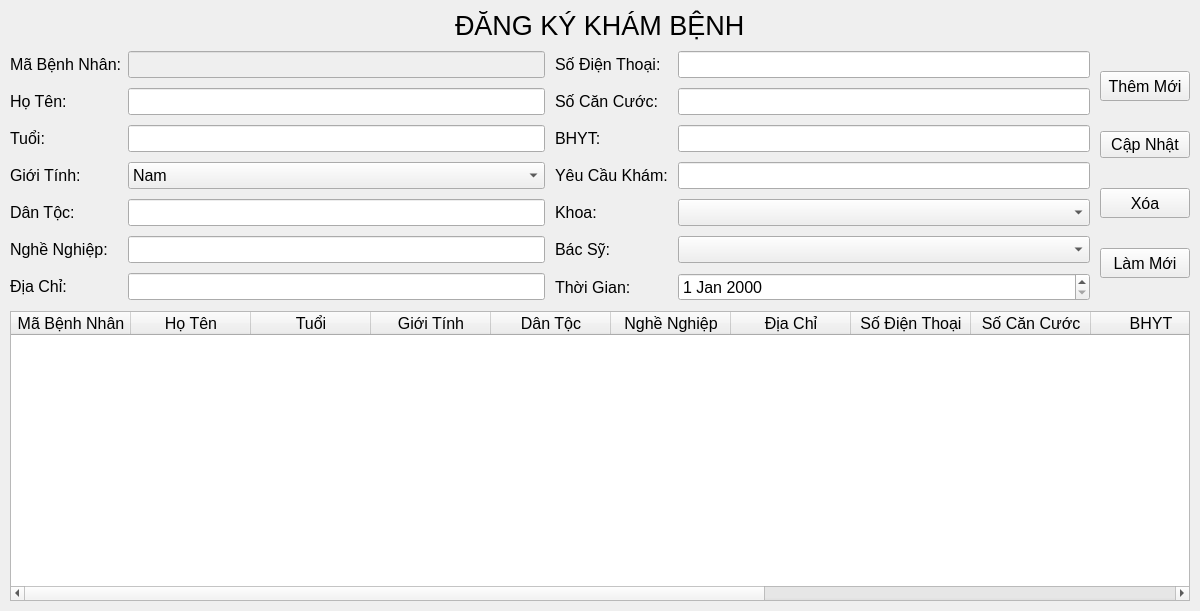
<?xml version="1.0" encoding="UTF-8"?>
<ui version="4.0">
 <class>MedicalRegister</class>
 <widget class="QFrame" name="MedicalRegister">
  <property name="geometry">
   <rect>
    <x>0</x>
    <y>0</y>
    <width>1200</width>
    <height>611</height>
   </rect>
  </property>
  <property name="windowTitle">
   <string>Frame</string>
  </property>
  <layout class="QVBoxLayout" name="verticalLayout_2">
   <property name="spacing">
    <number>10</number>
   </property>
   <property name="leftMargin">
    <number>10</number>
   </property>
   <property name="topMargin">
    <number>10</number>
   </property>
   <property name="rightMargin">
    <number>10</number>
   </property>
   <property name="bottomMargin">
    <number>10</number>
   </property>
   <item>
    <layout class="QHBoxLayout" name="horizontalLayout" stretch="0,0,0">
     <item>
      <spacer name="horizontalSpacer">
       <property name="orientation">
        <enum>Qt::Horizontal</enum>
       </property>
       <property name="sizeHint" stdset="0">
        <size>
         <width>40</width>
         <height>20</height>
        </size>
       </property>
      </spacer>
     </item>
     <item>
      <widget class="QLabel" name="label">
       <property name="font">
        <font>
         <pointsize>20</pointsize>
        </font>
       </property>
       <property name="text">
        <string>ĐĂNG KÝ KHÁM BỆNH</string>
       </property>
      </widget>
     </item>
     <item>
      <spacer name="horizontalSpacer_2">
       <property name="orientation">
        <enum>Qt::Horizontal</enum>
       </property>
       <property name="sizeHint" stdset="0">
        <size>
         <width>40</width>
         <height>20</height>
        </size>
       </property>
      </spacer>
     </item>
    </layout>
   </item>
   <item>
    <layout class="QHBoxLayout" name="horizontalLayout_2">
     <item>
      <layout class="QFormLayout" name="formLayout">
       <property name="horizontalSpacing">
        <number>6</number>
       </property>
       <property name="verticalSpacing">
        <number>10</number>
       </property>
       <property name="topMargin">
        <number>0</number>
       </property>
       <item row="0" column="0">
        <widget class="QLabel" name="label_3">
         <property name="font">
          <font>
           <pointsize>12</pointsize>
          </font>
         </property>
         <property name="text">
          <string>Mã Bệnh Nhân:</string>
         </property>
        </widget>
       </item>
       <item row="1" column="0">
        <widget class="QLabel" name="label_4">
         <property name="font">
          <font>
           <pointsize>12</pointsize>
          </font>
         </property>
         <property name="text">
          <string>Họ Tên:</string>
         </property>
        </widget>
       </item>
       <item row="2" column="0">
        <widget class="QLabel" name="label_5">
         <property name="font">
          <font>
           <pointsize>12</pointsize>
          </font>
         </property>
         <property name="text">
          <string>Tuổi:</string>
         </property>
        </widget>
       </item>
       <item row="3" column="0">
        <widget class="QLabel" name="label_6">
         <property name="font">
          <font>
           <pointsize>12</pointsize>
          </font>
         </property>
         <property name="text">
          <string>Giới Tính:</string>
         </property>
        </widget>
       </item>
       <item row="4" column="0">
        <widget class="QLabel" name="label_7">
         <property name="font">
          <font>
           <pointsize>12</pointsize>
          </font>
         </property>
         <property name="text">
          <string>Dân Tộc:</string>
         </property>
        </widget>
       </item>
       <item row="5" column="0">
        <widget class="QLabel" name="label_8">
         <property name="font">
          <font>
           <pointsize>12</pointsize>
          </font>
         </property>
         <property name="text">
          <string>Nghề Nghiệp:</string>
         </property>
        </widget>
       </item>
       <item row="6" column="0">
        <widget class="QLabel" name="label_16">
         <property name="font">
          <font>
           <pointsize>12</pointsize>
          </font>
         </property>
         <property name="text">
          <string>Địa Chỉ:</string>
         </property>
        </widget>
       </item>
       <item row="0" column="1">
        <widget class="QLineEdit" name="txtIDPatient">
         <property name="enabled">
          <bool>false</bool>
         </property>
         <property name="font">
          <font>
           <pointsize>12</pointsize>
          </font>
         </property>
        </widget>
       </item>
       <item row="1" column="1">
        <widget class="QLineEdit" name="txtFullName">
         <property name="font">
          <font>
           <pointsize>12</pointsize>
          </font>
         </property>
        </widget>
       </item>
       <item row="2" column="1">
        <widget class="QLineEdit" name="txtOld">
         <property name="font">
          <font>
           <pointsize>12</pointsize>
          </font>
         </property>
        </widget>
       </item>
       <item row="3" column="1">
        <widget class="QComboBox" name="comboGender">
         <property name="font">
          <font>
           <pointsize>12</pointsize>
          </font>
         </property>
         <item>
          <property name="text">
           <string>Nam</string>
          </property>
         </item>
         <item>
          <property name="text">
           <string>Nữ</string>
          </property>
         </item>
        </widget>
       </item>
       <item row="4" column="1">
        <widget class="QLineEdit" name="txtEthnic">
         <property name="font">
          <font>
           <pointsize>12</pointsize>
          </font>
         </property>
        </widget>
       </item>
       <item row="5" column="1">
        <widget class="QLineEdit" name="txtJob">
         <property name="font">
          <font>
           <pointsize>12</pointsize>
          </font>
         </property>
        </widget>
       </item>
       <item row="6" column="1">
        <widget class="QLineEdit" name="txtAddress">
         <property name="font">
          <font>
           <pointsize>12</pointsize>
          </font>
         </property>
        </widget>
       </item>
      </layout>
     </item>
     <item>
      <layout class="QFormLayout" name="formLayout_2">
       <property name="verticalSpacing">
        <number>10</number>
       </property>
       <item row="0" column="0">
        <widget class="QLabel" name="label_9">
         <property name="font">
          <font>
           <pointsize>12</pointsize>
          </font>
         </property>
         <property name="text">
          <string>Số Điện Thoại:</string>
         </property>
        </widget>
       </item>
       <item row="1" column="0">
        <widget class="QLabel" name="label_10">
         <property name="font">
          <font>
           <pointsize>12</pointsize>
          </font>
         </property>
         <property name="text">
          <string>Số Căn Cước:</string>
         </property>
        </widget>
       </item>
       <item row="2" column="0">
        <widget class="QLabel" name="label_11">
         <property name="font">
          <font>
           <pointsize>12</pointsize>
          </font>
         </property>
         <property name="text">
          <string>BHYT:</string>
         </property>
        </widget>
       </item>
       <item row="3" column="0">
        <widget class="QLabel" name="label_12">
         <property name="font">
          <font>
           <pointsize>12</pointsize>
          </font>
         </property>
         <property name="text">
          <string>Yêu Cầu Khám:</string>
         </property>
        </widget>
       </item>
       <item row="4" column="0">
        <widget class="QLabel" name="label_13">
         <property name="font">
          <font>
           <pointsize>12</pointsize>
          </font>
         </property>
         <property name="text">
          <string>Khoa:</string>
         </property>
        </widget>
       </item>
       <item row="5" column="0">
        <widget class="QLabel" name="label_14">
         <property name="font">
          <font>
           <pointsize>12</pointsize>
          </font>
         </property>
         <property name="text">
          <string>Bác Sỹ:</string>
         </property>
        </widget>
       </item>
       <item row="6" column="0">
        <widget class="QLabel" name="label_15">
         <property name="font">
          <font>
           <pointsize>12</pointsize>
          </font>
         </property>
         <property name="text">
          <string>Thời Gian:</string>
         </property>
        </widget>
       </item>
       <item row="0" column="1">
        <widget class="QLineEdit" name="txtNumberPhone">
         <property name="font">
          <font>
           <pointsize>12</pointsize>
          </font>
         </property>
        </widget>
       </item>
       <item row="1" column="1">
        <widget class="QLineEdit" name="txtCitizenID">
         <property name="font">
          <font>
           <pointsize>12</pointsize>
          </font>
         </property>
        </widget>
       </item>
       <item row="2" column="1">
        <widget class="QLineEdit" name="txtIDHealthInsurance">
         <property name="font">
          <font>
           <pointsize>12</pointsize>
          </font>
         </property>
        </widget>
       </item>
       <item row="3" column="1">
        <widget class="QLineEdit" name="txtDiagnoseRequest">
         <property name="font">
          <font>
           <pointsize>12</pointsize>
          </font>
         </property>
        </widget>
       </item>
       <item row="4" column="1">
        <widget class="QComboBox" name="comboFaculty">
         <property name="font">
          <font>
           <pointsize>12</pointsize>
          </font>
         </property>
        </widget>
       </item>
       <item row="5" column="1">
        <widget class="QComboBox" name="comboEmployee">
         <property name="font">
          <font>
           <pointsize>12</pointsize>
          </font>
         </property>
        </widget>
       </item>
       <item row="6" column="1">
        <widget class="QDateEdit" name="deTime">
         <property name="font">
          <font>
           <pointsize>12</pointsize>
          </font>
         </property>
        </widget>
       </item>
      </layout>
     </item>
     <item>
      <layout class="QVBoxLayout" name="verticalLayout">
       <item>
        <widget class="QPushButton" name="btAdd">
         <property name="minimumSize">
          <size>
           <width>90</width>
           <height>30</height>
          </size>
         </property>
         <property name="maximumSize">
          <size>
           <width>90</width>
           <height>30</height>
          </size>
         </property>
         <property name="font">
          <font>
           <pointsize>12</pointsize>
          </font>
         </property>
         <property name="cursor">
          <cursorShape>PointingHandCursor</cursorShape>
         </property>
         <property name="text">
          <string>Thêm Mới</string>
         </property>
        </widget>
       </item>
       <item>
        <widget class="QPushButton" name="btUpdate">
         <property name="font">
          <font>
           <pointsize>12</pointsize>
          </font>
         </property>
         <property name="cursor">
          <cursorShape>PointingHandCursor</cursorShape>
         </property>
         <property name="text">
          <string>Cập Nhật</string>
         </property>
        </widget>
       </item>
       <item>
        <widget class="QPushButton" name="btDel">
         <property name="minimumSize">
          <size>
           <width>90</width>
           <height>30</height>
          </size>
         </property>
         <property name="maximumSize">
          <size>
           <width>90</width>
           <height>30</height>
          </size>
         </property>
         <property name="font">
          <font>
           <pointsize>12</pointsize>
          </font>
         </property>
         <property name="cursor">
          <cursorShape>PointingHandCursor</cursorShape>
         </property>
         <property name="text">
          <string>Xóa</string>
         </property>
        </widget>
       </item>
       <item>
        <widget class="QPushButton" name="btRefresh">
         <property name="minimumSize">
          <size>
           <width>90</width>
           <height>30</height>
          </size>
         </property>
         <property name="maximumSize">
          <size>
           <width>90</width>
           <height>30</height>
          </size>
         </property>
         <property name="font">
          <font>
           <pointsize>12</pointsize>
          </font>
         </property>
         <property name="cursor">
          <cursorShape>PointingHandCursor</cursorShape>
         </property>
         <property name="text">
          <string>Làm Mới</string>
         </property>
        </widget>
       </item>
      </layout>
     </item>
    </layout>
   </item>
   <item>
    <widget class="QTableWidget" name="dataTabMedicalRegister">
     <property name="font">
      <font>
       <family>MS Shell Dlg 2</family>
       <pointsize>12</pointsize>
      </font>
     </property>
     <property name="sizeAdjustPolicy">
      <enum>QAbstractScrollArea::AdjustToContents</enum>
     </property>
     <attribute name="horizontalHeaderDefaultSectionSize">
      <number>120</number>
     </attribute>
     <column>
      <property name="text">
       <string>Mã Bệnh Nhân</string>
      </property>
     </column>
     <column>
      <property name="text">
       <string>Họ Tên</string>
      </property>
     </column>
     <column>
      <property name="text">
       <string>Tuổi</string>
      </property>
     </column>
     <column>
      <property name="text">
       <string>Giới Tính</string>
      </property>
     </column>
     <column>
      <property name="text">
       <string>Dân Tộc</string>
      </property>
     </column>
     <column>
      <property name="text">
       <string>Nghề Nghiệp</string>
      </property>
     </column>
     <column>
      <property name="text">
       <string>Địa Chỉ</string>
      </property>
     </column>
     <column>
      <property name="text">
       <string>Số Điện Thoại</string>
      </property>
     </column>
     <column>
      <property name="text">
       <string>Số Căn Cước</string>
      </property>
     </column>
     <column>
      <property name="text">
       <string>BHYT</string>
      </property>
     </column>
     <column>
      <property name="text">
       <string>Yêu Cầu</string>
      </property>
     </column>
     <column>
      <property name="text">
       <string>Khoa</string>
      </property>
     </column>
     <column>
      <property name="text">
       <string>Bác Sỹ</string>
      </property>
     </column>
     <column>
      <property name="text">
       <string>Thời Gian</string>
      </property>
     </column>
    </widget>
   </item>
  </layout>
 </widget>
 <resources/>
 <connections/>
</ui>
